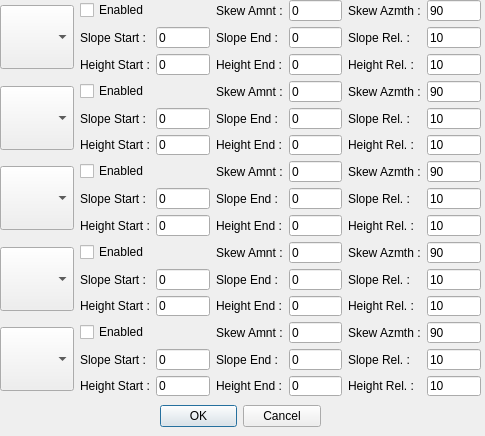
<?xml version="1.0" encoding="UTF-8"?>
<ui version="4.0">
 <class>calculateblendmapdialog</class>
 <widget class="QDialog" name="calculateblendmapdialog">
  <property name="geometry">
   <rect>
    <x>0</x>
    <y>0</y>
    <width>485</width>
    <height>436</height>
   </rect>
  </property>
  <property name="sizePolicy">
   <sizepolicy hsizetype="Minimum" vsizetype="Fixed">
    <horstretch>0</horstretch>
    <verstretch>0</verstretch>
   </sizepolicy>
  </property>
  <property name="windowTitle">
   <string>Calculate Blendmaps</string>
  </property>
  <widget class="QDialogButtonBox" name="buttonBox">
   <property name="geometry">
    <rect>
     <x>160</x>
     <y>400</y>
     <width>161</width>
     <height>32</height>
    </rect>
   </property>
   <property name="orientation">
    <enum>Qt::Horizontal</enum>
   </property>
   <property name="standardButtons">
    <set>QDialogButtonBox::Cancel|QDialogButtonBox::Ok</set>
   </property>
   <property name="centerButtons">
    <bool>true</bool>
   </property>
  </widget>
  <widget class="QWidget" name="gridLayoutWidget">
   <property name="geometry">
    <rect>
     <x>0</x>
     <y>0</y>
     <width>481</width>
     <height>396</height>
    </rect>
   </property>
   <layout class="QGridLayout" name="gridLayout" columnstretch="0,0,1">
    <item row="0" column="0">
     <widget class="QComboBox" name="tex1">
      <property name="sizePolicy">
       <sizepolicy hsizetype="Fixed" vsizetype="Fixed">
        <horstretch>0</horstretch>
        <verstretch>0</verstretch>
       </sizepolicy>
      </property>
      <property name="minimumSize">
       <size>
        <width>74</width>
        <height>64</height>
       </size>
      </property>
      <property name="maximumSize">
       <size>
        <width>74</width>
        <height>64</height>
       </size>
      </property>
      <property name="iconSize">
       <size>
        <width>60</width>
        <height>60</height>
       </size>
      </property>
     </widget>
    </item>
    <item row="0" column="2">
     <layout class="QGridLayout" name="gridLayout_2">
      <item row="0" column="0">
       <widget class="QCheckBox" name="enable1">
        <property name="text">
         <string>Enabled</string>
        </property>
       </widget>
      </item>
      <item row="0" column="2">
       <widget class="QLabel" name="label_5">
        <property name="text">
         <string>Skew Amnt :</string>
        </property>
       </widget>
      </item>
      <item row="0" column="3">
       <widget class="QLineEdit" name="sk1">
        <property name="text">
         <string>0</string>
        </property>
       </widget>
      </item>
      <item row="0" column="4">
       <widget class="QLabel" name="label_6">
        <property name="text">
         <string>Skew Azmth :</string>
        </property>
       </widget>
      </item>
      <item row="0" column="5">
       <widget class="QLineEdit" name="ska1">
        <property name="text">
         <string>90</string>
        </property>
       </widget>
      </item>
      <item row="2" column="3">
       <widget class="QLineEdit" name="he1">
        <property name="text">
         <string>0</string>
        </property>
       </widget>
      </item>
      <item row="2" column="2">
       <widget class="QLabel" name="label_2">
        <property name="text">
         <string>Height End :</string>
        </property>
       </widget>
      </item>
      <item row="2" column="0">
       <widget class="QLabel" name="label">
        <property name="text">
         <string>Height Start :</string>
        </property>
       </widget>
      </item>
      <item row="2" column="1">
       <widget class="QLineEdit" name="hs1">
        <property name="text">
         <string>0</string>
        </property>
       </widget>
      </item>
      <item row="1" column="0">
       <widget class="QLabel" name="label_3">
        <property name="text">
         <string>Slope Start :</string>
        </property>
       </widget>
      </item>
      <item row="1" column="1">
       <widget class="QLineEdit" name="ss1">
        <property name="text">
         <string>0</string>
        </property>
       </widget>
      </item>
      <item row="1" column="2">
       <widget class="QLabel" name="label_4">
        <property name="text">
         <string>Slope End :</string>
        </property>
       </widget>
      </item>
      <item row="1" column="3">
       <widget class="QLineEdit" name="se1">
        <property name="text">
         <string>0</string>
        </property>
       </widget>
      </item>
      <item row="1" column="4">
       <widget class="QLabel" name="label_7">
        <property name="text">
         <string>Slope Rel. :</string>
        </property>
       </widget>
      </item>
      <item row="2" column="4">
       <widget class="QLabel" name="label_8">
        <property name="text">
         <string>Height Rel. :</string>
        </property>
       </widget>
      </item>
      <item row="1" column="5">
       <widget class="QLineEdit" name="sr1">
        <property name="text">
         <string>10</string>
        </property>
       </widget>
      </item>
      <item row="2" column="5">
       <widget class="QLineEdit" name="hr1">
        <property name="text">
         <string>10</string>
        </property>
       </widget>
      </item>
     </layout>
    </item>
    <item row="1" column="0">
     <widget class="QComboBox" name="tex2">
      <property name="sizePolicy">
       <sizepolicy hsizetype="Fixed" vsizetype="Fixed">
        <horstretch>0</horstretch>
        <verstretch>0</verstretch>
       </sizepolicy>
      </property>
      <property name="minimumSize">
       <size>
        <width>74</width>
        <height>64</height>
       </size>
      </property>
      <property name="maximumSize">
       <size>
        <width>74</width>
        <height>64</height>
       </size>
      </property>
      <property name="iconSize">
       <size>
        <width>60</width>
        <height>60</height>
       </size>
      </property>
     </widget>
    </item>
    <item row="1" column="2">
     <layout class="QGridLayout" name="gridLayout_3">
      <item row="0" column="0">
       <widget class="QCheckBox" name="enable2">
        <property name="text">
         <string>Enabled</string>
        </property>
       </widget>
      </item>
      <item row="0" column="2">
       <widget class="QLabel" name="label_9">
        <property name="text">
         <string>Skew Amnt :</string>
        </property>
       </widget>
      </item>
      <item row="0" column="3">
       <widget class="QLineEdit" name="sk2">
        <property name="text">
         <string>0</string>
        </property>
       </widget>
      </item>
      <item row="0" column="4">
       <widget class="QLabel" name="label_10">
        <property name="text">
         <string>Skew Azmth :</string>
        </property>
       </widget>
      </item>
      <item row="0" column="5">
       <widget class="QLineEdit" name="ska2">
        <property name="text">
         <string>90</string>
        </property>
       </widget>
      </item>
      <item row="2" column="3">
       <widget class="QLineEdit" name="he2">
        <property name="text">
         <string>0</string>
        </property>
       </widget>
      </item>
      <item row="2" column="2">
       <widget class="QLabel" name="label_11">
        <property name="text">
         <string>Height End :</string>
        </property>
       </widget>
      </item>
      <item row="2" column="0">
       <widget class="QLabel" name="label_12">
        <property name="text">
         <string>Height Start :</string>
        </property>
       </widget>
      </item>
      <item row="2" column="1">
       <widget class="QLineEdit" name="hs2">
        <property name="text">
         <string>0</string>
        </property>
       </widget>
      </item>
      <item row="1" column="0">
       <widget class="QLabel" name="label_13">
        <property name="text">
         <string>Slope Start :</string>
        </property>
       </widget>
      </item>
      <item row="1" column="1">
       <widget class="QLineEdit" name="ss2">
        <property name="text">
         <string>0</string>
        </property>
       </widget>
      </item>
      <item row="1" column="2">
       <widget class="QLabel" name="label_14">
        <property name="text">
         <string>Slope End :</string>
        </property>
       </widget>
      </item>
      <item row="1" column="3">
       <widget class="QLineEdit" name="se2">
        <property name="text">
         <string>0</string>
        </property>
       </widget>
      </item>
      <item row="1" column="4">
       <widget class="QLabel" name="label_15">
        <property name="text">
         <string>Slope Rel. :</string>
        </property>
       </widget>
      </item>
      <item row="2" column="4">
       <widget class="QLabel" name="label_16">
        <property name="text">
         <string>Height Rel. :</string>
        </property>
       </widget>
      </item>
      <item row="1" column="5">
       <widget class="QLineEdit" name="sr2">
        <property name="text">
         <string>10</string>
        </property>
       </widget>
      </item>
      <item row="2" column="5">
       <widget class="QLineEdit" name="hr2">
        <property name="text">
         <string>10</string>
        </property>
       </widget>
      </item>
     </layout>
    </item>
    <item row="2" column="0">
     <widget class="QComboBox" name="tex3">
      <property name="sizePolicy">
       <sizepolicy hsizetype="Fixed" vsizetype="Fixed">
        <horstretch>0</horstretch>
        <verstretch>0</verstretch>
       </sizepolicy>
      </property>
      <property name="minimumSize">
       <size>
        <width>74</width>
        <height>64</height>
       </size>
      </property>
      <property name="maximumSize">
       <size>
        <width>74</width>
        <height>64</height>
       </size>
      </property>
      <property name="iconSize">
       <size>
        <width>60</width>
        <height>60</height>
       </size>
      </property>
     </widget>
    </item>
    <item row="2" column="2">
     <layout class="QGridLayout" name="gridLayout_4">
      <item row="0" column="0">
       <widget class="QCheckBox" name="enable3">
        <property name="text">
         <string>Enabled</string>
        </property>
       </widget>
      </item>
      <item row="0" column="2">
       <widget class="QLabel" name="label_17">
        <property name="text">
         <string>Skew Amnt :</string>
        </property>
       </widget>
      </item>
      <item row="0" column="3">
       <widget class="QLineEdit" name="sk3">
        <property name="text">
         <string>0</string>
        </property>
       </widget>
      </item>
      <item row="0" column="4">
       <widget class="QLabel" name="label_18">
        <property name="text">
         <string>Skew Azmth :</string>
        </property>
       </widget>
      </item>
      <item row="0" column="5">
       <widget class="QLineEdit" name="ska3">
        <property name="text">
         <string>90</string>
        </property>
       </widget>
      </item>
      <item row="2" column="3">
       <widget class="QLineEdit" name="he3">
        <property name="text">
         <string>0</string>
        </property>
       </widget>
      </item>
      <item row="2" column="2">
       <widget class="QLabel" name="label_19">
        <property name="text">
         <string>Height End :</string>
        </property>
       </widget>
      </item>
      <item row="2" column="0">
       <widget class="QLabel" name="label_20">
        <property name="text">
         <string>Height Start :</string>
        </property>
       </widget>
      </item>
      <item row="2" column="1">
       <widget class="QLineEdit" name="hs3">
        <property name="text">
         <string>0</string>
        </property>
       </widget>
      </item>
      <item row="1" column="0">
       <widget class="QLabel" name="label_21">
        <property name="text">
         <string>Slope Start :</string>
        </property>
       </widget>
      </item>
      <item row="1" column="1">
       <widget class="QLineEdit" name="ss3">
        <property name="text">
         <string>0</string>
        </property>
       </widget>
      </item>
      <item row="1" column="2">
       <widget class="QLabel" name="label_22">
        <property name="text">
         <string>Slope End :</string>
        </property>
       </widget>
      </item>
      <item row="1" column="3">
       <widget class="QLineEdit" name="se3">
        <property name="text">
         <string>0</string>
        </property>
       </widget>
      </item>
      <item row="1" column="4">
       <widget class="QLabel" name="label_23">
        <property name="text">
         <string>Slope Rel. :</string>
        </property>
       </widget>
      </item>
      <item row="2" column="4">
       <widget class="QLabel" name="label_24">
        <property name="text">
         <string>Height Rel. :</string>
        </property>
       </widget>
      </item>
      <item row="1" column="5">
       <widget class="QLineEdit" name="sr3">
        <property name="text">
         <string>10</string>
        </property>
       </widget>
      </item>
      <item row="2" column="5">
       <widget class="QLineEdit" name="hr3">
        <property name="text">
         <string>10</string>
        </property>
       </widget>
      </item>
     </layout>
    </item>
    <item row="3" column="0">
     <widget class="QComboBox" name="tex4">
      <property name="sizePolicy">
       <sizepolicy hsizetype="Fixed" vsizetype="Fixed">
        <horstretch>0</horstretch>
        <verstretch>0</verstretch>
       </sizepolicy>
      </property>
      <property name="minimumSize">
       <size>
        <width>74</width>
        <height>64</height>
       </size>
      </property>
      <property name="maximumSize">
       <size>
        <width>74</width>
        <height>64</height>
       </size>
      </property>
      <property name="iconSize">
       <size>
        <width>60</width>
        <height>60</height>
       </size>
      </property>
     </widget>
    </item>
    <item row="3" column="2">
     <layout class="QGridLayout" name="gridLayout_5">
      <item row="0" column="0">
       <widget class="QCheckBox" name="enable4">
        <property name="text">
         <string>Enabled</string>
        </property>
       </widget>
      </item>
      <item row="0" column="2">
       <widget class="QLabel" name="label_25">
        <property name="text">
         <string>Skew Amnt :</string>
        </property>
       </widget>
      </item>
      <item row="0" column="3">
       <widget class="QLineEdit" name="sk4">
        <property name="text">
         <string>0</string>
        </property>
       </widget>
      </item>
      <item row="0" column="4">
       <widget class="QLabel" name="label_26">
        <property name="text">
         <string>Skew Azmth :</string>
        </property>
       </widget>
      </item>
      <item row="0" column="5">
       <widget class="QLineEdit" name="ska4">
        <property name="text">
         <string>90</string>
        </property>
       </widget>
      </item>
      <item row="2" column="3">
       <widget class="QLineEdit" name="he4">
        <property name="text">
         <string>0</string>
        </property>
       </widget>
      </item>
      <item row="2" column="2">
       <widget class="QLabel" name="label_27">
        <property name="text">
         <string>Height End :</string>
        </property>
       </widget>
      </item>
      <item row="2" column="0">
       <widget class="QLabel" name="label_28">
        <property name="text">
         <string>Height Start :</string>
        </property>
       </widget>
      </item>
      <item row="2" column="1">
       <widget class="QLineEdit" name="hs4">
        <property name="text">
         <string>0</string>
        </property>
       </widget>
      </item>
      <item row="1" column="0">
       <widget class="QLabel" name="label_29">
        <property name="text">
         <string>Slope Start :</string>
        </property>
       </widget>
      </item>
      <item row="1" column="1">
       <widget class="QLineEdit" name="ss4">
        <property name="text">
         <string>0</string>
        </property>
       </widget>
      </item>
      <item row="1" column="2">
       <widget class="QLabel" name="label_30">
        <property name="text">
         <string>Slope End :</string>
        </property>
       </widget>
      </item>
      <item row="1" column="3">
       <widget class="QLineEdit" name="se4">
        <property name="text">
         <string>0</string>
        </property>
       </widget>
      </item>
      <item row="1" column="4">
       <widget class="QLabel" name="label_31">
        <property name="text">
         <string>Slope Rel. :</string>
        </property>
       </widget>
      </item>
      <item row="2" column="4">
       <widget class="QLabel" name="label_32">
        <property name="text">
         <string>Height Rel. :</string>
        </property>
       </widget>
      </item>
      <item row="1" column="5">
       <widget class="QLineEdit" name="sr4">
        <property name="text">
         <string>10</string>
        </property>
       </widget>
      </item>
      <item row="2" column="5">
       <widget class="QLineEdit" name="hr4">
        <property name="text">
         <string>10</string>
        </property>
       </widget>
      </item>
     </layout>
    </item>
    <item row="4" column="0">
     <widget class="QComboBox" name="tex5">
      <property name="sizePolicy">
       <sizepolicy hsizetype="Fixed" vsizetype="Fixed">
        <horstretch>0</horstretch>
        <verstretch>0</verstretch>
       </sizepolicy>
      </property>
      <property name="minimumSize">
       <size>
        <width>74</width>
        <height>64</height>
       </size>
      </property>
      <property name="maximumSize">
       <size>
        <width>74</width>
        <height>64</height>
       </size>
      </property>
      <property name="iconSize">
       <size>
        <width>60</width>
        <height>60</height>
       </size>
      </property>
     </widget>
    </item>
    <item row="4" column="2">
     <layout class="QGridLayout" name="gridLayout_6">
      <item row="0" column="0">
       <widget class="QCheckBox" name="enable5">
        <property name="text">
         <string>Enabled</string>
        </property>
       </widget>
      </item>
      <item row="0" column="2">
       <widget class="QLabel" name="label_33">
        <property name="text">
         <string>Skew Amnt :</string>
        </property>
       </widget>
      </item>
      <item row="0" column="3">
       <widget class="QLineEdit" name="sk5">
        <property name="text">
         <string>0</string>
        </property>
       </widget>
      </item>
      <item row="0" column="4">
       <widget class="QLabel" name="label_34">
        <property name="text">
         <string>Skew Azmth :</string>
        </property>
       </widget>
      </item>
      <item row="0" column="5">
       <widget class="QLineEdit" name="ska5">
        <property name="text">
         <string>90</string>
        </property>
       </widget>
      </item>
      <item row="2" column="3">
       <widget class="QLineEdit" name="he5">
        <property name="text">
         <string>0</string>
        </property>
       </widget>
      </item>
      <item row="2" column="2">
       <widget class="QLabel" name="label_35">
        <property name="text">
         <string>Height End :</string>
        </property>
       </widget>
      </item>
      <item row="2" column="0">
       <widget class="QLabel" name="label_36">
        <property name="text">
         <string>Height Start :</string>
        </property>
       </widget>
      </item>
      <item row="2" column="1">
       <widget class="QLineEdit" name="hs5">
        <property name="text">
         <string>0</string>
        </property>
       </widget>
      </item>
      <item row="1" column="0">
       <widget class="QLabel" name="label_37">
        <property name="text">
         <string>Slope Start :</string>
        </property>
       </widget>
      </item>
      <item row="1" column="1">
       <widget class="QLineEdit" name="ss5">
        <property name="text">
         <string>0</string>
        </property>
       </widget>
      </item>
      <item row="1" column="2">
       <widget class="QLabel" name="label_38">
        <property name="text">
         <string>Slope End :</string>
        </property>
       </widget>
      </item>
      <item row="1" column="3">
       <widget class="QLineEdit" name="se5">
        <property name="text">
         <string>0</string>
        </property>
       </widget>
      </item>
      <item row="1" column="4">
       <widget class="QLabel" name="label_39">
        <property name="text">
         <string>Slope Rel. :</string>
        </property>
       </widget>
      </item>
      <item row="2" column="4">
       <widget class="QLabel" name="label_40">
        <property name="text">
         <string>Height Rel. :</string>
        </property>
       </widget>
      </item>
      <item row="1" column="5">
       <widget class="QLineEdit" name="sr5">
        <property name="text">
         <string>10</string>
        </property>
       </widget>
      </item>
      <item row="2" column="5">
       <widget class="QLineEdit" name="hr5">
        <property name="text">
         <string>10</string>
        </property>
       </widget>
      </item>
     </layout>
    </item>
   </layout>
  </widget>
 </widget>
 <resources/>
 <connections>
  <connection>
   <sender>buttonBox</sender>
   <signal>accepted()</signal>
   <receiver>calculateblendmapdialog</receiver>
   <slot>accept()</slot>
   <hints>
    <hint type="sourcelabel">
     <x>248</x>
     <y>254</y>
    </hint>
    <hint type="destinationlabel">
     <x>157</x>
     <y>274</y>
    </hint>
   </hints>
  </connection>
  <connection>
   <sender>buttonBox</sender>
   <signal>rejected()</signal>
   <receiver>calculateblendmapdialog</receiver>
   <slot>reject()</slot>
   <hints>
    <hint type="sourcelabel">
     <x>316</x>
     <y>260</y>
    </hint>
    <hint type="destinationlabel">
     <x>286</x>
     <y>274</y>
    </hint>
   </hints>
  </connection>
 </connections>
</ui>
